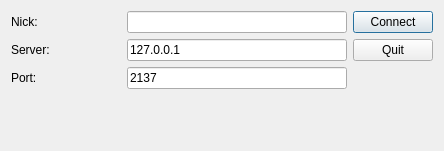
<?xml version="1.0" encoding="UTF-8"?>
<ui version="4.0">
 <class>ConnectWindow</class>
 <widget class="QDialog" name="ConnectWindow">
  <property name="geometry">
   <rect>
    <x>0</x>
    <y>0</y>
    <width>444</width>
    <height>151</height>
   </rect>
  </property>
  <property name="windowTitle">
   <string>Welcome</string>
  </property>
  <layout class="QGridLayout" name="gridLayout_3">
   <item row="0" column="1">
    <layout class="QVBoxLayout" name="verticalLayout_2">
     <property name="sizeConstraint">
      <enum>QLayout::SetDefaultConstraint</enum>
     </property>
     <property name="leftMargin">
      <number>0</number>
     </property>
     <item>
      <widget class="QPushButton" name="connectButton">
       <property name="text">
        <string>Connect</string>
       </property>
       <property name="default">
        <bool>true</bool>
       </property>
      </widget>
     </item>
     <item>
      <widget class="QPushButton" name="quitButton">
       <property name="text">
        <string>Quit</string>
       </property>
      </widget>
     </item>
     <item>
      <spacer name="verticalSpacer">
       <property name="orientation">
        <enum>Qt::Vertical</enum>
       </property>
       <property name="sizeHint" stdset="0">
        <size>
         <width>20</width>
         <height>40</height>
        </size>
       </property>
      </spacer>
     </item>
    </layout>
   </item>
   <item row="0" column="0">
    <layout class="QGridLayout" name="gridLayout_2" rowstretch="0,0">
     <property name="sizeConstraint">
      <enum>QLayout::SetFixedSize</enum>
     </property>
     <property name="leftMargin">
      <number>0</number>
     </property>
     <property name="horizontalSpacing">
      <number>-1</number>
     </property>
     <item row="1" column="0">
      <spacer name="verticalSpacer_2">
       <property name="orientation">
        <enum>Qt::Vertical</enum>
       </property>
       <property name="sizeHint" stdset="0">
        <size>
         <width>20</width>
         <height>40</height>
        </size>
       </property>
      </spacer>
     </item>
     <item row="0" column="0">
      <layout class="QGridLayout" name="gridLayout">
       <item row="2" column="1" colspan="2">
        <widget class="QLineEdit" name="portEdit">
         <property name="inputMethodHints">
          <set>Qt::ImhDigitsOnly</set>
         </property>
         <property name="text">
          <string>2137</string>
         </property>
        </widget>
       </item>
       <item row="0" column="0" rowspan="3">
        <layout class="QVBoxLayout" name="verticalLayout">
         <item>
          <widget class="QLabel" name="label_3">
           <property name="sizePolicy">
            <sizepolicy hsizetype="Preferred" vsizetype="Preferred">
             <horstretch>0</horstretch>
             <verstretch>0</verstretch>
            </sizepolicy>
           </property>
           <property name="text">
            <string>Nick:</string>
           </property>
          </widget>
         </item>
         <item>
          <widget class="QLabel" name="label">
           <property name="sizePolicy">
            <sizepolicy hsizetype="Preferred" vsizetype="Preferred">
             <horstretch>0</horstretch>
             <verstretch>0</verstretch>
            </sizepolicy>
           </property>
           <property name="text">
            <string>Server:</string>
           </property>
          </widget>
         </item>
         <item>
          <widget class="QLabel" name="label_2">
           <property name="text">
            <string>Port:</string>
           </property>
          </widget>
         </item>
        </layout>
       </item>
       <item row="1" column="1" colspan="2">
        <widget class="QLineEdit" name="serverEdit">
         <property name="text">
          <string>127.0.0.1</string>
         </property>
        </widget>
       </item>
       <item row="0" column="1" colspan="2">
        <widget class="QLineEdit" name="nickEdit">
         <property name="text">
          <string/>
         </property>
         <property name="cursorPosition">
          <number>0</number>
         </property>
        </widget>
       </item>
      </layout>
     </item>
    </layout>
   </item>
   <item row="1" column="0">
    <spacer name="horizontalSpacer">
     <property name="orientation">
      <enum>Qt::Horizontal</enum>
     </property>
     <property name="sizeType">
      <enum>QSizePolicy::Expanding</enum>
     </property>
     <property name="sizeHint" stdset="0">
      <size>
       <width>40</width>
       <height>20</height>
      </size>
     </property>
    </spacer>
   </item>
  </layout>
 </widget>
 <resources/>
 <connections/>
</ui>
